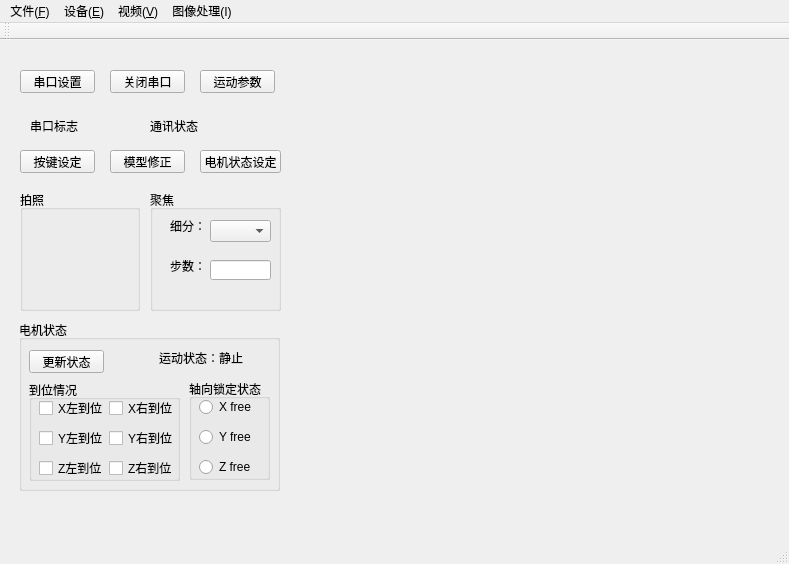
<?xml version="1.0" encoding="UTF-8"?>
<ui version="4.0">
 <class>uVisionClass</class>
 <widget class="QMainWindow" name="uVisionClass">
  <property name="geometry">
   <rect>
    <x>0</x>
    <y>0</y>
    <width>789</width>
    <height>564</height>
   </rect>
  </property>
  <property name="windowTitle">
   <string>uVision</string>
  </property>
  <widget class="QWidget" name="centralWidget">
   <widget class="QPushButton" name="pushButton">
    <property name="geometry">
     <rect>
      <x>20</x>
      <y>30</y>
      <width>75</width>
      <height>23</height>
     </rect>
    </property>
    <property name="text">
     <string>串口设置</string>
    </property>
   </widget>
   <widget class="QPushButton" name="pushButton_2">
    <property name="geometry">
     <rect>
      <x>110</x>
      <y>30</y>
      <width>75</width>
      <height>23</height>
     </rect>
    </property>
    <property name="text">
     <string>关闭串口</string>
    </property>
   </widget>
   <widget class="QPushButton" name="pushButton_3">
    <property name="geometry">
     <rect>
      <x>200</x>
      <y>30</y>
      <width>75</width>
      <height>23</height>
     </rect>
    </property>
    <property name="text">
     <string>运动参数</string>
    </property>
   </widget>
   <widget class="QLabel" name="label">
    <property name="geometry">
     <rect>
      <x>30</x>
      <y>80</y>
      <width>54</width>
      <height>12</height>
     </rect>
    </property>
    <property name="text">
     <string>串口标志</string>
    </property>
   </widget>
   <widget class="QLabel" name="label_2">
    <property name="geometry">
     <rect>
      <x>150</x>
      <y>80</y>
      <width>54</width>
      <height>12</height>
     </rect>
    </property>
    <property name="text">
     <string>通讯状态</string>
    </property>
   </widget>
   <widget class="QPushButton" name="pushButton_4">
    <property name="geometry">
     <rect>
      <x>20</x>
      <y>110</y>
      <width>75</width>
      <height>23</height>
     </rect>
    </property>
    <property name="text">
     <string>按键设定</string>
    </property>
   </widget>
   <widget class="QPushButton" name="pushButton_5">
    <property name="geometry">
     <rect>
      <x>110</x>
      <y>110</y>
      <width>75</width>
      <height>23</height>
     </rect>
    </property>
    <property name="text">
     <string>模型修正</string>
    </property>
   </widget>
   <widget class="QPushButton" name="pushButton_6">
    <property name="geometry">
     <rect>
      <x>200</x>
      <y>110</y>
      <width>81</width>
      <height>23</height>
     </rect>
    </property>
    <property name="text">
     <string>电机状态设定</string>
    </property>
   </widget>
   <widget class="QGroupBox" name="groupBox">
    <property name="geometry">
     <rect>
      <x>20</x>
      <y>150</y>
      <width>120</width>
      <height>121</height>
     </rect>
    </property>
    <property name="title">
     <string>拍照</string>
    </property>
   </widget>
   <widget class="QGroupBox" name="groupBox_2">
    <property name="geometry">
     <rect>
      <x>150</x>
      <y>150</y>
      <width>131</width>
      <height>121</height>
     </rect>
    </property>
    <property name="title">
     <string>聚焦</string>
    </property>
    <widget class="QComboBox" name="comboBox">
     <property name="geometry">
      <rect>
       <x>60</x>
       <y>30</y>
       <width>61</width>
       <height>22</height>
      </rect>
     </property>
    </widget>
    <widget class="QLabel" name="label_3">
     <property name="geometry">
      <rect>
       <x>20</x>
       <y>30</y>
       <width>54</width>
       <height>12</height>
      </rect>
     </property>
     <property name="text">
      <string>细分：</string>
     </property>
    </widget>
    <widget class="QLabel" name="label_4">
     <property name="geometry">
      <rect>
       <x>20</x>
       <y>70</y>
       <width>54</width>
       <height>12</height>
      </rect>
     </property>
     <property name="text">
      <string>步数：</string>
     </property>
    </widget>
    <widget class="QLineEdit" name="lineEdit">
     <property name="geometry">
      <rect>
       <x>60</x>
       <y>70</y>
       <width>61</width>
       <height>20</height>
      </rect>
     </property>
    </widget>
   </widget>
   <widget class="QGroupBox" name="groupBox_3">
    <property name="geometry">
     <rect>
      <x>19</x>
      <y>280</y>
      <width>261</width>
      <height>171</height>
     </rect>
    </property>
    <property name="title">
     <string>电机状态</string>
    </property>
    <widget class="QPushButton" name="pushButton_7">
     <property name="geometry">
      <rect>
       <x>10</x>
       <y>30</y>
       <width>75</width>
       <height>23</height>
      </rect>
     </property>
     <property name="text">
      <string>更新状态</string>
     </property>
    </widget>
    <widget class="QLabel" name="label_5">
     <property name="geometry">
      <rect>
       <x>140</x>
       <y>30</y>
       <width>91</width>
       <height>16</height>
      </rect>
     </property>
     <property name="text">
      <string>运动状态：静止</string>
     </property>
    </widget>
    <widget class="QGroupBox" name="groupBox_4">
     <property name="geometry">
      <rect>
       <x>10</x>
       <y>60</y>
       <width>151</width>
       <height>101</height>
      </rect>
     </property>
     <property name="title">
      <string>到位情况</string>
     </property>
     <widget class="QCheckBox" name="checkBox">
      <property name="geometry">
       <rect>
        <x>10</x>
        <y>20</y>
        <width>71</width>
        <height>16</height>
       </rect>
      </property>
      <property name="text">
       <string>X左到位</string>
      </property>
     </widget>
     <widget class="QCheckBox" name="checkBox_2">
      <property name="geometry">
       <rect>
        <x>10</x>
        <y>50</y>
        <width>71</width>
        <height>16</height>
       </rect>
      </property>
      <property name="text">
       <string>Y左到位</string>
      </property>
     </widget>
     <widget class="QCheckBox" name="checkBox_3">
      <property name="geometry">
       <rect>
        <x>10</x>
        <y>80</y>
        <width>71</width>
        <height>16</height>
       </rect>
      </property>
      <property name="text">
       <string>Z左到位</string>
      </property>
     </widget>
     <widget class="QCheckBox" name="checkBox_4">
      <property name="geometry">
       <rect>
        <x>80</x>
        <y>20</y>
        <width>71</width>
        <height>16</height>
       </rect>
      </property>
      <property name="text">
       <string>X右到位</string>
      </property>
     </widget>
     <widget class="QCheckBox" name="checkBox_5">
      <property name="geometry">
       <rect>
        <x>80</x>
        <y>50</y>
        <width>71</width>
        <height>16</height>
       </rect>
      </property>
      <property name="text">
       <string>Y右到位</string>
      </property>
     </widget>
     <widget class="QCheckBox" name="checkBox_6">
      <property name="geometry">
       <rect>
        <x>80</x>
        <y>80</y>
        <width>71</width>
        <height>16</height>
       </rect>
      </property>
      <property name="text">
       <string>Z右到位</string>
      </property>
     </widget>
    </widget>
    <widget class="QGroupBox" name="groupBox_5">
     <property name="geometry">
      <rect>
       <x>170</x>
       <y>59</y>
       <width>81</width>
       <height>101</height>
      </rect>
     </property>
     <property name="title">
      <string>轴向锁定状态</string>
     </property>
     <widget class="QRadioButton" name="radioButton">
      <property name="geometry">
       <rect>
        <x>10</x>
        <y>20</y>
        <width>89</width>
        <height>16</height>
       </rect>
      </property>
      <property name="text">
       <string>X free</string>
      </property>
     </widget>
     <widget class="QRadioButton" name="radioButton_2">
      <property name="geometry">
       <rect>
        <x>10</x>
        <y>80</y>
        <width>89</width>
        <height>16</height>
       </rect>
      </property>
      <property name="text">
       <string>Z free</string>
      </property>
     </widget>
     <widget class="QRadioButton" name="radioButton_3">
      <property name="geometry">
       <rect>
        <x>10</x>
        <y>50</y>
        <width>89</width>
        <height>16</height>
       </rect>
      </property>
      <property name="text">
       <string>Y free</string>
      </property>
     </widget>
    </widget>
   </widget>
  </widget>
  <widget class="QMenuBar" name="menuBar">
   <property name="geometry">
    <rect>
     <x>0</x>
     <y>0</y>
     <width>789</width>
     <height>23</height>
    </rect>
   </property>
   <widget class="QMenu" name="menu_F">
    <property name="title">
     <string>文件(&amp;F)</string>
    </property>
    <addaction name="actNew"/>
    <addaction name="actOpen"/>
    <addaction name="actClose"/>
    <addaction name="actSave"/>
    <addaction name="actASave"/>
    <addaction name="actQuit"/>
   </widget>
   <widget class="QMenu" name="menu_E">
    <property name="title">
     <string>设备(&amp;E)</string>
    </property>
    <addaction name="actReset"/>
    <addaction name="actOff"/>
    <addaction name="actOn"/>
    <addaction name="actExit"/>
   </widget>
   <widget class="QMenu" name="menu_V">
    <property name="title">
     <string>视频(&amp;V)</string>
    </property>
    <addaction name="actPlay"/>
    <addaction name="separator"/>
    <addaction name="actParameter"/>
   </widget>
   <widget class="QMenu" name="menu_I">
    <property name="title">
     <string>图像处理(I)</string>
    </property>
    <widget class="QMenu" name="menu">
     <property name="title">
      <string>算法选择</string>
     </property>
     <addaction name="actMatch"/>
     <addaction name="actSift"/>
    </widget>
    <addaction name="actOpenImage"/>
    <addaction name="menu"/>
    <addaction name="actResultAsave"/>
   </widget>
   <addaction name="menu_F"/>
   <addaction name="menu_E"/>
   <addaction name="menu_V"/>
   <addaction name="menu_I"/>
  </widget>
  <widget class="QToolBar" name="mainToolBar">
   <attribute name="toolBarArea">
    <enum>TopToolBarArea</enum>
   </attribute>
   <attribute name="toolBarBreak">
    <bool>false</bool>
   </attribute>
  </widget>
  <widget class="QStatusBar" name="statusBar"/>
  <action name="actNew">
   <property name="text">
    <string>新建(&amp;N)</string>
   </property>
   <property name="shortcut">
    <string>Ctrl+N</string>
   </property>
  </action>
  <action name="actOpen">
   <property name="text">
    <string>打开(&amp;O)</string>
   </property>
   <property name="shortcut">
    <string>Ctrl+O</string>
   </property>
  </action>
  <action name="actClose">
   <property name="text">
    <string>关闭(&amp;C)</string>
   </property>
  </action>
  <action name="actSave">
   <property name="text">
    <string>保存(&amp;S)</string>
   </property>
   <property name="shortcut">
    <string>Ctrl+S</string>
   </property>
  </action>
  <action name="actASave">
   <property name="text">
    <string>另存为(&amp;A)</string>
   </property>
  </action>
  <action name="actQuit">
   <property name="text">
    <string>退出(&amp;X)</string>
   </property>
  </action>
  <action name="actReset">
   <property name="text">
    <string>复位</string>
   </property>
  </action>
  <action name="actOff">
   <property name="text">
    <string>断开相机</string>
   </property>
  </action>
  <action name="actOn">
   <property name="text">
    <string>启动相机</string>
   </property>
  </action>
  <action name="actExit">
   <property name="text">
    <string>退出</string>
   </property>
  </action>
  <action name="actPlay">
   <property name="text">
    <string>视频采集</string>
   </property>
  </action>
  <action name="actStop">
   <property name="text">
    <string>停止</string>
   </property>
  </action>
  <action name="actTakePhoto">
   <property name="text">
    <string>拍照</string>
   </property>
  </action>
  <action name="actParameter">
   <property name="text">
    <string>视频属性</string>
   </property>
  </action>
  <action name="actOpenImage">
   <property name="text">
    <string>打开图像</string>
   </property>
  </action>
  <action name="actEnhance">
   <property name="text">
    <string>图像锐化</string>
   </property>
  </action>
  <action name="actResultAsave">
   <property name="text">
    <string>结果另存</string>
   </property>
  </action>
  <action name="actMatch">
   <property name="text">
    <string>模板匹配</string>
   </property>
  </action>
  <action name="actSift">
   <property name="text">
    <string>SIFT</string>
   </property>
  </action>
 </widget>
 <layoutdefault spacing="6" margin="11"/>
 <resources>
  <include location="uvision.qrc"/>
 </resources>
 <connections/>
</ui>
